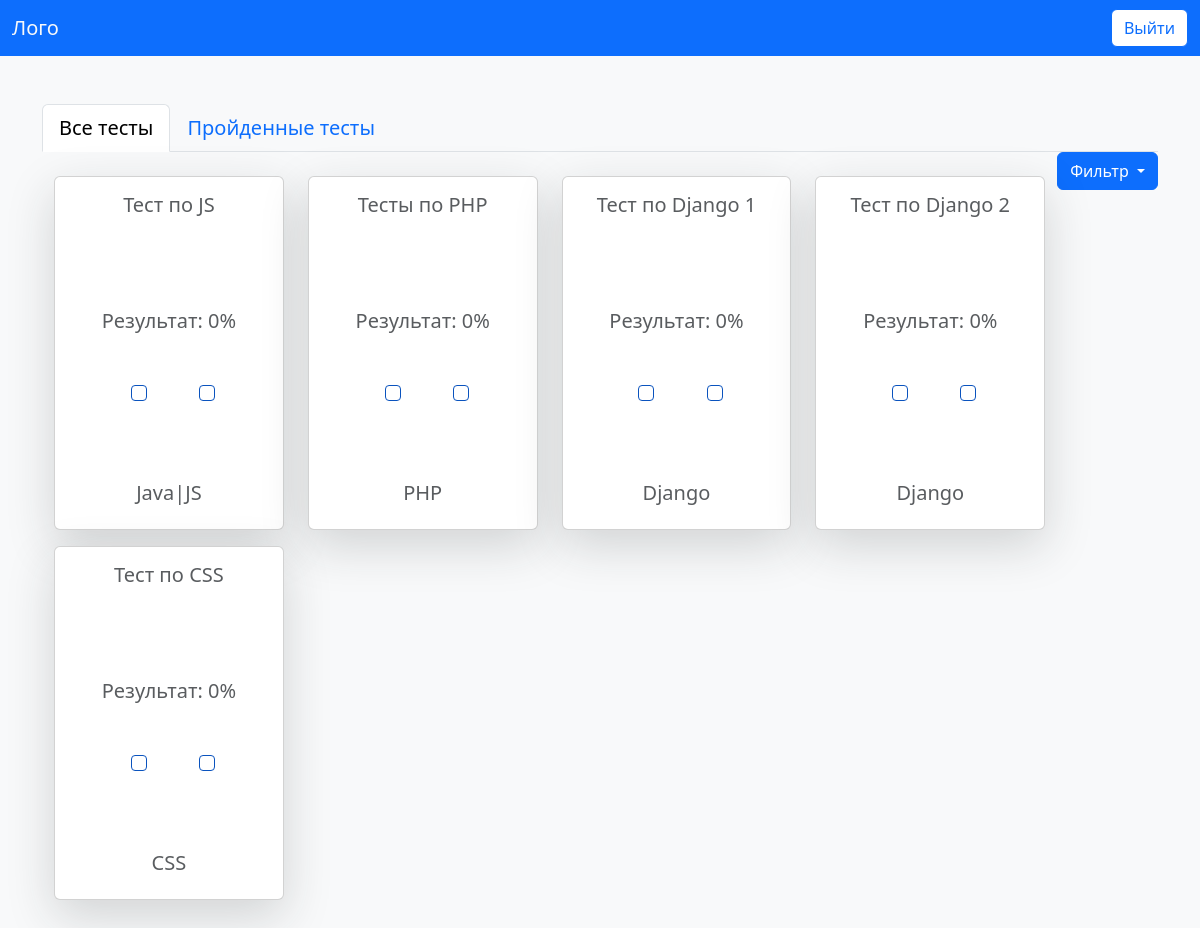
The app's page /main with its own data.
### WebTest/models.py (models this page shows, shortened)
class List_test(models.Model):
    name = models.CharField(max_length=35,verbose_name="Название теста")
    category =  models.ForeignKey(Category,on_delete=models.CASCADE,verbose_name="Категория теста")
    time_start = models.DateTimeField(verbose_name="Время начало теста")
    time_end = models.DateTimeField(verbose_name="Время окончания теста")
    count_answer = models.IntegerField(verbose_name="Кол-во вопросов в тесте")
    class Meta:
        verbose_name="Тест"
        verbose_name_plural="Тесты"

class Category(models.Model):
    name = models.CharField(max_length=35,verbose_name="Название категории",)
    class Meta:
        verbose_name="Категории"
        verbose_name_plural="Категории"

### WebTest/views.py (the view, shortened to what this page needs)
# urls.py: path('main',Main,name='main'),
def Main(request):
    Ltest = List_test.objects.all()
    category = Category.objects.all()
    us = request.user
    d = dict()
    tests = list()
    for test in Ltest:
        result = Result.objects.filter(user_id=us.id, list_test_id=test)
        count = result.count()
        if (count != 0 ):
            last_result = result.last()
            st = last_result.answers
            d.clear()
            s1 = json.dumps(st)
            d = json.loads(s1)
            d = json.loads(d)
            if (last_result.status == "Завершон" and result.count() >= 2):
                count = 3
            i = 0
            rightcountanswer = 0
            for key, value in d.items():
                questions = Question.objects.get(id=key)
                st_answer = ""
                if ("1" in questions.trueAnswer):
                    st_answer = questions.answer1
                if ("2" in questions.trueAnswer):
                    st_answer = questions.answer2
                if ("3" in questions.trueAnswer):
                    st_answer = questions.answer3
                if ("4" in questions.trueAnswer):
                    st_answer = questions.answer4
                if (value == st_answer):
                    rightcountanswer += 1
                    i += 1
            i = ((rightcountanswer/int(test.count_answer))*100)
            allTest = AllTest(test.name,
                              test.category.name,
                              test.id,
                              i,
                              count
                              )
            tests.append(allTest)
        else:
            last_result = 0
            st = 'none'
            allTest = AllTest(test.name,
                              test.category.name,
                              test.id,
                              "0",
                              "none"
                              )
            tests.append(allTest)
    resultsTests = list()
    for test in Ltest:
        result = Result.objects.filter(
            user_id=us.id, status="Завершон", list_test_id=test)
        count = result.count()
        name = test.name
        category = test.category.name
        idResult1 = 'none'
        idResult2 = 'none'
        result1 = 'none'
        result2 = 'none'
    data = {'tests': tests, "resultsTests": resultsTests}
    return render(request, "Main.html", data)

### WebTest/templates/Main.html (shortened to what this page needs)
<html>
<head>
    {% load static %}
    <link rel="stylesheet" href={% static "bootstrap-5.3.0-alpha1-dist/css/bootstrap.css" %}>
</head>
<body class="bg-light">
    <nav class="navbar navbar-expand-lg navbar-light bg-primary">
        <div class="container-fluid">
            <a class="navbar-brand text-light " href="{% url 'main' %}">Лого</a>
            <a class="btn btn-outline-primary bg-white " type="button" onclick="LogOut()"> Выйти </a>
        </div>
    </nav>
    <div class="container py-5">
        <ul class="nav nav-tabs" id="myTab" role="tablist">
            <li class="nav-item" role="presentation">
                <button class="nav-link active fs-5" id="home-tab" data-bs-toggle="tab" data-bs-target="#home"
                    type="button" role="tab" aria-controls="home" aria-selected="true">Все тесты
                </button>
            </li>
            <li class="nav-item" role="presentation">
                <button class="nav-link fs-5" id="profile-tab" data-bs-toggle="tab" data-bs-target="#profile"
                    type="button" role="tab" aria-controls="profile" aria-selected="false">Пройденные тесты
                </button>
            </li>
        </ul>
        <div class="row float-lg-end">
            <div class="container">
                <div class="dropdown">
                    <button class="btn btn-primary dropdown-toggle" type="button" data-bs-toggle="dropdown"
                        aria-expanded="false">
                        Фильтр
                    </button>
                </div>
            </div>
        </div>
        <div class="tab-content" id="myTabContent">
            <div class="tab-pane fade show active" id="home" role="tabpanel" aria-labelledby="home-tab">
                <div class="row mt-4 ">
                    {% for test in tests %}
                    <div class="col-12 col-sm-4 col-md-3 col-lg-3 mb-3 text-center">
                        <div class="card shadow-lg h-100">
                            {% if 2 <= test.countResult %}
                            <a onclick="alert('Вы уже прошли тест 2 раза')"
                                class="card-link text-muted text-decoration-none">
                            {% else %}
                            <a href="/testInfo/{{test.idTest}}" class="card-link text-muted text-decoration-none">
                            {% endif %}
                                    <div class="card-body">
                                        <h5 class="card-title text-muted mb-5">{{test.name}}</h5>
                                        <h5 class="card-subtitle mb-2 text-muted mb-5 pt-5">Результат:
                                            {{test.resultPersent}}%</h5>
                                        <div class="container ">
                                            {% if test.countResult == "none" %}
                                            <div class="form-check form-check-inline ">
                                                <input class="form-check-input m-1"
                                                    style="border-color: #0a53be; opacity: initial" type="checkbox"
                                                    name="flexRadioDisabled17" id="flexRadioDisabled17" disabled>
                                            </div>
                                            {% endif %}
                                            {% if 2 <= test.countResult %}
                                            <div class="form-check form-check-inline ">
                                                <input class="form-check-input m-1"
                                                    style="border-color: #0a53be; opacity: initial" type="checkbox"
                                                    name="flexRadioDisabled17" id="flexRadioDisabled17" checked
                                                    disabled>
                                            </div>
                                            {% else %}
                                            <div class="form-check form-check-inline ">
                                                <input class="form-check-input m-1"
                                                    style="border-color: #0a53be; opacity: initial" type="checkbox"
                                                    name="flexRadioDisabled17" id="flexRadioDisabled17" disabled>
                                            </div>
                                            {% endif %}
                                        </div>
                                        <h5 class="card-subtitle mb-2 text-muted pt-5"></h5>
                                        <h5>{{test.category}}</h5>
                                    </div>
                                </a>
                        </div>
                    </div>
                    {% endfor %}
                </div>
            </div>
        </div>
</body>
</html>

### records on screen
List_test: name "Тест по JS"
Category: category "Java|JS"
List_test: name "Тесты по PHP"
Category: category "PHP"
List_test: name "Тест по Django 1"
Category: category "Django" "Django"
List_test: name "Тест по Django 2"
List_test: name "Тест по CSS"
Category: category "CSS"

### other values on screen
{{ test.resultPersent }} "0" "0" "0" "0" "0"
